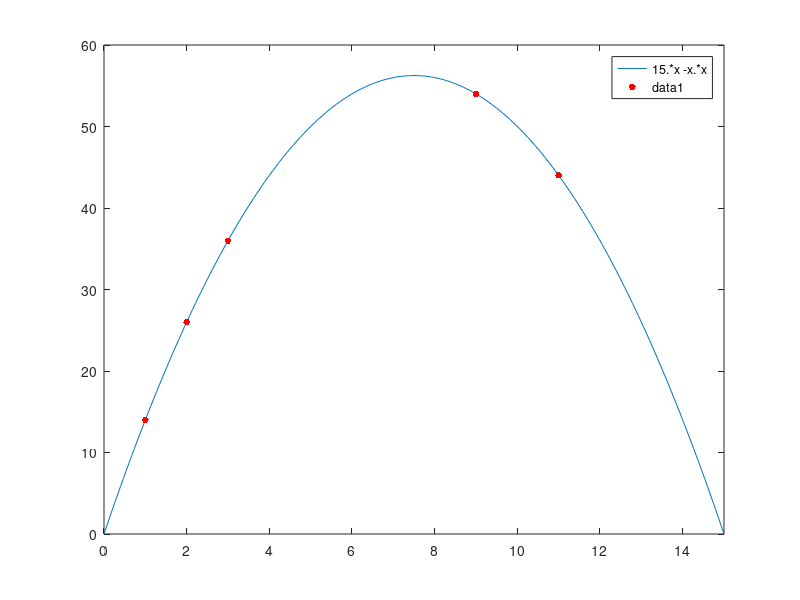

MATLAB code to generate this figure: (Note: this script raises an error after producing the figure.)
function GA_1

disp('=============================================================')
disp('Genetic algorithms: the fitness function of a single variable')
disp('=============================================================')

disp('============================================================================')
disp('Reference: Negnevitsky, M., "Artificial Intelligence: A Guide to Intelligent')  
disp('           Systems", 2nd edn. Addison Wesley, Harlow, England, 2005.        ')
disp('           Sec. 7.3 Genetic algorithms                                      ')
disp('============================================================================')

disp('=============================================================================')
disp('Problem: It is desired to find the maximum value of the function (15*x - x*x)')
disp('         where parameter "x" varies between 0 and 15. Assume that "x" takes  ')
disp('         only integer values.                                                ')
disp('=============================================================================')

disp('Hit any key to define the objective function.') 
pause

ObjFun='15*x -x.*x';

disp(' ')
disp('ObjFun=15*x -x.*x')
disp(' ')

disp('Hit any key to define the size of a chromosome population, the number of genes') 
disp('in a chromosome, the crossover probability, the mutation probability, possible') 
disp('minimum and maximum values of parameter "x", and the number of generations.') 
pause 

nind=6;    % Size of a chromosome population
%nind=12;    % Size of a chromosome population
ngenes=4;  % Number of genes in a chromosome
Pc=0.9;    % Crossover probability
%Pc=0.7;    % Crossover probability
Pm=0.001;  % Mutation probability
xmin=0;    % Possible minimum value of parameter "x"
xmax=15;   % Possible maximum value of parameter "x"
ngener=20; % Number of generations

disp(' ')
fprintf(1,'nind=%.0f;      Size of a chromosome population\n',nind);
fprintf(1,'ngenes=%.0f;    Number of genes in a chromosome\n',ngenes);
fprintf(1,'Pc=%.1f;      Crossover probability\n',Pc);
fprintf(1,'Pm=%.3f;    Mutation probability\n',Pm);
fprintf(1,'xmin=%.0f;      Possible minimum value of parameter "x"\n',xmin);
fprintf(1,'xmax=%.0f;     Possible maximum value of parameter "x"\n',xmax);
fprintf(1,'ngener=%.0f;   Number of generations\n',ngener);
disp(' ')

fprintf(1,'Hit any key to generate a population of %.0f chromosomes.\n',nind);
pause

chrom=round(rand(nind,ngenes))

disp('Hit any key to obtain decoded integers from the chromosome strings.')
pause

x=chrom*[2.^(ngenes-1:-1:0)]'

% Calculation of the chromosome fitness
ObjV=evalObjFun(ObjFun,x);
best(1)=max(ObjV);
ave(1)=mean(ObjV);

disp('Hit any key to display initial locations of the chromosomes on the objective function.')
pause

figure('name','Chromosome locations on the objective function');
fplot(ObjFun,[xmin,xmax])
hold;
plot(x,ObjV,'r.','markersize',15)
legend(['The objective function: ',ObjFun],'Initial chromosome population',4);
title('Hit any key to continue');
xlabel('Parameter "x"');
ylabel('Chromosome fitness');
hold;

disp(' ')
disp('Hit any key to run the genetic algorithm.')
pause

for i=1:ngener,
   
   % Fitness evaluation
   fitness=ObjV;
   if min(ObjV)<0
      fitness=fitness-min(ObjV);
   end
   
   % Roulette wheel selection
   numsel=round(nind*0.9); % The number of chromosomes to be selected for reproduction
   cumfit=repmat(cumsum(fitness),1,numsel);
   chance=repmat(rand(1,numsel),nind,1)*cumfit(nind,1);
   [selind,j]=find(chance < cumfit & chance >= [zeros(1,numsel);cumfit(1:nind-1,:)]);
   newchrom=chrom(selind,:);

   % Crossover 
   points=round(rand(floor(numsel/2),1).*(ngenes-2))+1;
   points=points.*(rand(floor(numsel/2),1)<Pc);   
   for j=1:length(points),
      if points(j),
         newchrom(2*j-1:2*j,:)=[newchrom(2*j-1:2*j,1:points(j)),...
               flipud(newchrom(2*j-1:2*j,points(j)+1:ngenes))];
      end
   end
   
   % Mutation
   mut=find(rand(numsel,ngenes)<Pm);
   newchrom(mut)=round(rand(length(mut),1));
   
   % Fitness calculation
   newx=newchrom*[2.^(ngenes-1:-1:0)]';
	newx=xmin+(newx+1)*(xmax-xmin)/(2^ngenes-1);
   newObjV=evalObjFun(ObjFun,newx);
  
   % Creating a new population of chromosomes
   if nind-numsel, % Preserving a part of the parent chromosome population
      [ans,Index]=sort(fitness);
      chrom=[chrom(Index(numsel+1:nind),:);newchrom];
      x=[x(Index(numsel+1:nind));newx];
      ObjV=[ObjV(Index(numsel+1:nind));newObjV];      
   else % Replacing the entire parent chromosome population with a new one
      chrom=newchrom;
      x=newx;
      ObjV=newObjV;
   end
   
   % Plotting current locations of the chromosomes on the objective function
	fplot(ObjFun,[xmin,xmax])
	hold;
	plot(x,ObjV,'r.','markersize',15)
   legend(['The objective function: ',ObjFun],'Current chromosome population',4);
   title(['Generation # ',num2str(i)]);
   xlabel('Parameter "x"');
   ylabel('Chromosome fitness');
   pause(0.2)
   hold; 

   best(1+i)=max(ObjV);
   ave(1+i)=mean(ObjV);
end

disp(' ')
disp('Hit any key to display the performance graph.')
pause

figure('name','Performance graph');
plot(0:ngener,best,0:ngener,ave);
legend('Best','Average',0);
title(['Pc = ',num2str(Pc),', Pm = ',num2str(Pm)]);
xlabel('Generations');
ylabel('Fitness')

function y=evalObjFun(ObjFun,x)
y=eval(ObjFun);

